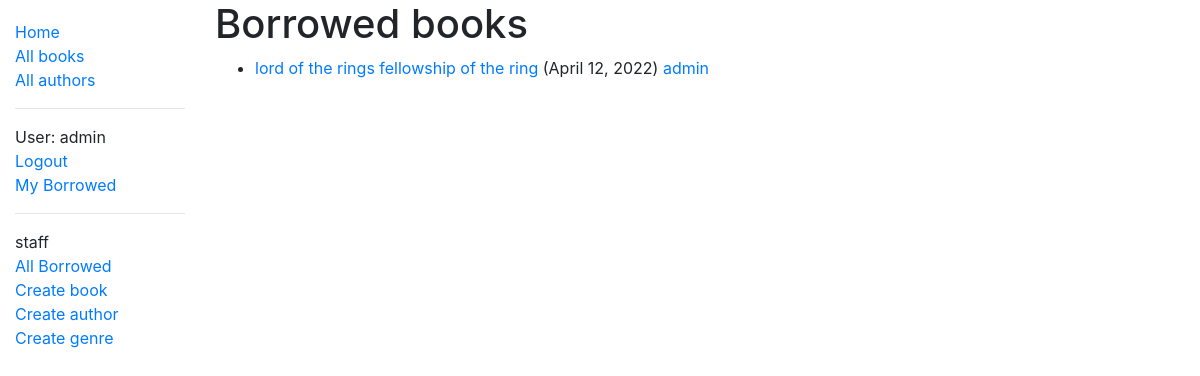
Before: /catalog/bookreturn/ (signed in) with the older database file.
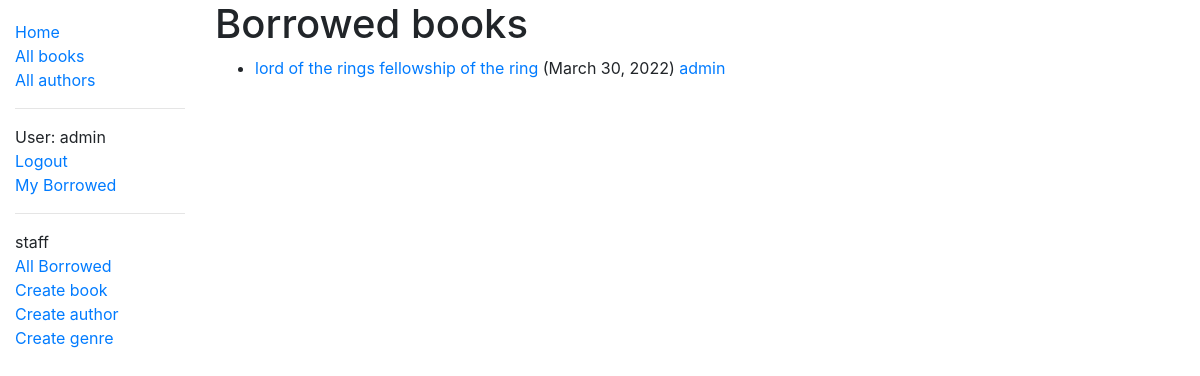
After: the same page with the newer database file.
### catalog/models.py (models this page shows, shortened)
class BookInstance(models.Model):
    borrower = models.ForeignKey(User, on_delete=models.SET_NULL, null=True, blank=True)
    id = models.UUIDField(primary_key=True, default=uuid.uuid4, help_text='Unique ID for this particular book')
    book = models.ForeignKey('Book', on_delete=models.RESTRICT, null=True)
    imprint = models.CharField(max_length=200)
    due_back = models.DateField(null=True, blank=True)
    LOAN_STATUS = (
        ('m', 'Maintenance'),
        ('o', 'On loan'),
        ('a', 'Available'),
        ('r', 'Reserved'),
    )
    status = models.CharField(
         max_length=1,
         choices=LOAN_STATUS,
         blank=True,
         default='m',
         help_text='Book availability',
     )
    class Meta:
        ordering = ['due_back']
        permissions = (("can_mark_returned", "Set book as returned"),)
    @property
    def is_overdue(self):
        if self.due_back and date.today() > self.due_back:
            return True
        return False

class Book(models.Model):
    title = models.CharField(max_length=200)
    photo = models.ImageField(default='empty', upload_to='books/')
    author = models.ForeignKey('Author', on_delete=models.SET_NULL, null=True)
    summary = models.TextField(max_length=10000, help_text='Enter a brief description of the book')
    isbn = models.CharField('ISBN', max_length=13, unique=True, help_text='13 character')
    genre = models.ManyToManyField(Genre, help_text='Select a genre for this book')
    def display_genre(self):
        return ', '.join(genre.name for genre in self.genre.all()[:3])
    display_genre.short_description = 'Genre'

### catalog/views.py (the view)
# urls.py: path('bookreturn/', views.BookReturn.as_view(), name='book-return'),
class BookReturn(PermissionRequiredMixin, generic.ListView):
     permission_required = 'catalog.can_mark_returned'
     model = BookInstance
     template_name ='catalog/book_return.html'

### catalog/templates/catalog/book_return.html
{% extends "base_generic.html" %}
{% block content %}
<h1>Borrowed books</h1>
    {% if bookinstance_list %}
    <ul>
      {% for bookinst in bookinstance_list %}
      <li class="{% if bookinst.is_overdue %}text-danger{% endif %}">
        <a href="{% url 'book-detail' bookinst.book.pk %}">{{bookinst.book.title}}</a> ({{ bookinst.due_back }})
        {% if perms.catalog.can_mark_returned %}
        <a href="{% url 'book-return' %}">{{bookinst.borrower}}</a>
        {% endif %}
      </li>
      {% endfor %}
    </ul>
    {% else %}
      <p>There are no books borrowed.</p>
    {% endif %}
{% endblock %}

Changed rows visible on the page:
changed BookInstance "lord of the rings fellowship of the ring": due_back "April 12, 2022" → "March 30, 2022"
